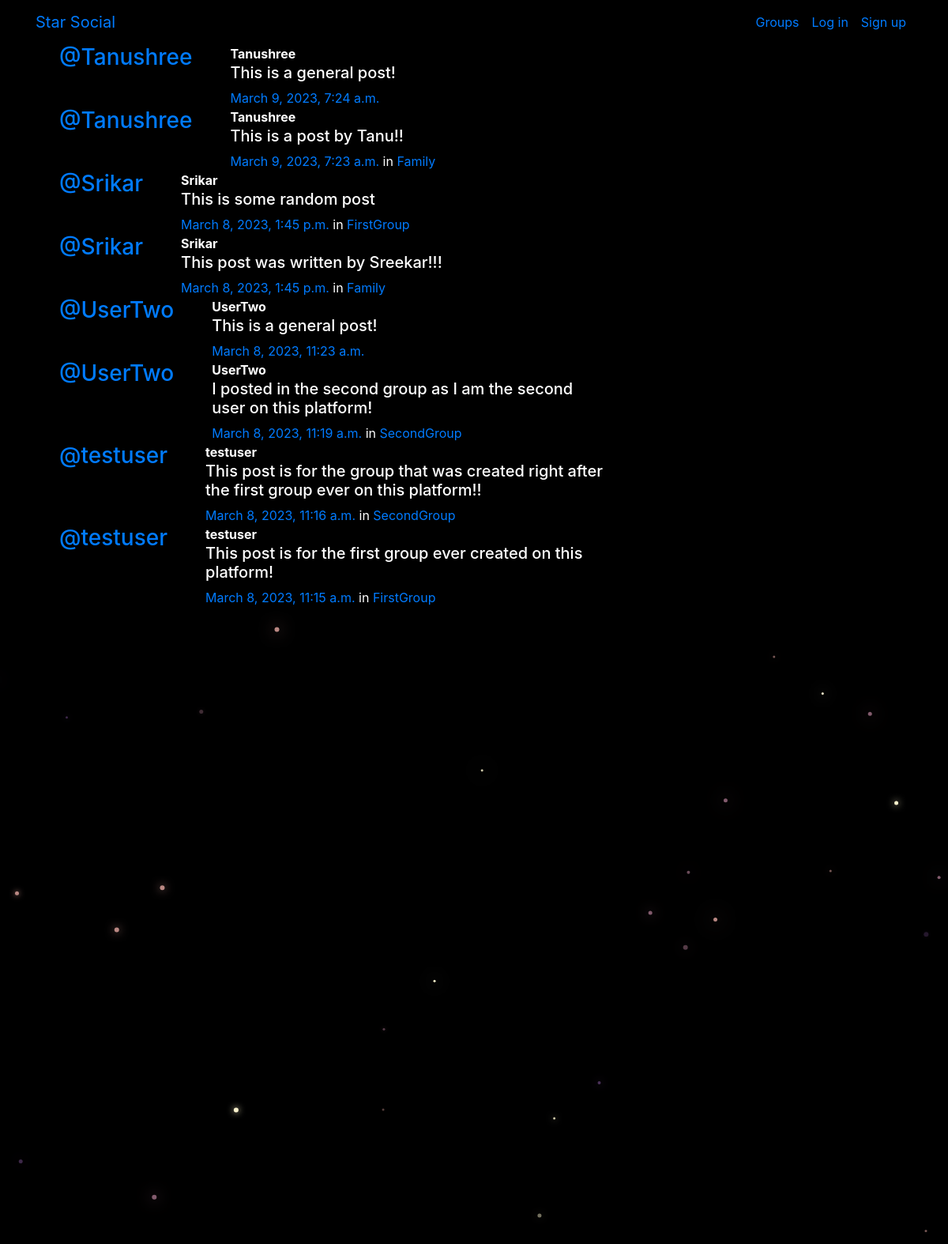
/posts/, run on the app's committed database.
### posts/models.py (models this page shows, shortened)
class Post(models.Model):
    user = models.ForeignKey(User,related_name='posts',on_delete=models.CASCADE)
    created_at = models.DateTimeField(auto_now=True)
    message = models.TextField()
    message_html = models.TextField(editable=False)
    group = models.ForeignKey(Group,related_name='posts',null=True,blank=True,on_delete=models.CASCADE)
    class Meta:
        ordering = ['-created_at']
        unique_together = ['user','message']

### groups/models.py (models this page shows, shortened)
class Group(models.Model):
    name = models.CharField(max_length=256,unique=True)
    slug = models.SlugField(allow_unicode=True,unique=True)
    description = models.TextField(blank=True,default='')
    description_html = models.TextField(editable=False,blank=True,default='')
    members = models.ManyToManyField(User,through='GroupMember')
    class Meta:
        ordering = ['name']

### posts/views.py (the view)
# urls.py: path('', views.PostList.as_view(), name="all"),
class PostList(SelectRelatedMixin, generic.ListView):
    model = models.Post
    select_related = ("user", "group")

### posts/templates/posts/post_list.html (shortened to what this page needs)
{% extends "posts/post_base.html" %}
{% block post_content %}
<div class="col-md-8">
	{% for post in post_list %}
  {% include "posts/_post.html" %}
	{% endfor %}
</div>
{% endblock %}

### posts/templates/posts/_post.html (shortened to what this page needs)
<div class="media">
	<h3 class="mr-5"><a href="{% url 'posts:for_user' username=post.user.username %}">@{{ post.user.username }}</a></h3>
	<div class="media-body">
		<strong>{{ post.user.username }}</strong>
		<h5>{{ post.message_html|safe }}</h5>
			<time class="time"><a href="{% url 'posts:single' username=post.user.username pk=post.pk %}">{{ post.created_at }}</a></time>
			{% if post.group %}
			   <span class="group-name">in <a href="#">{{ post.group.name }}</a></span>
			{% endif %}
	</div>
</div>

### static/simplesocial/css/master.css (style rules this page uses)
body { margin: 0; overflow: hidden; background-color: black; color:white; }

### data on the page
Post: user.username "Tanushree", message_html "This is a general post!", created_at "March 9, 2023, 7:24 a.m."
Post: user.username "Tanushree", message_html "This is a post by Tanu!!", created_at "March 9, 2023, 7:23 a.m.", group.name "Family"
Post: user.username "Srikar", message_html "This is some random post", created_at "March 8, 2023, 1:45 p.m.", group.name "FirstGroup"
Post: user.username "Srikar", message_html "This post was written by Sreekar!!!", created_at "March 8, 2023, 1:45 p.m.", group.name "Family"
Post: user.username "UserTwo", message_html "This is a general post!", created_at "March 8, 2023, 11:23 a.m."
Post: user.username "UserTwo", message_html "I posted in the second group as I am the second user on this platform!", created_at "March 8, 2023, 11:19 a.m.", group.name "SecondGroup"
Post: user.username "testuser", message_html "This post is for the group that was created right after the first group ever on this platform!!", created_at "March 8, 2023, 11:16 a.m.", group.name "SecondGroup"
Post: user.username "testuser", message_html "This post is for the first group ever created on this platform!", created_at "March 8, 2023, 11:15 a.m.", group.name "FirstGroup"
